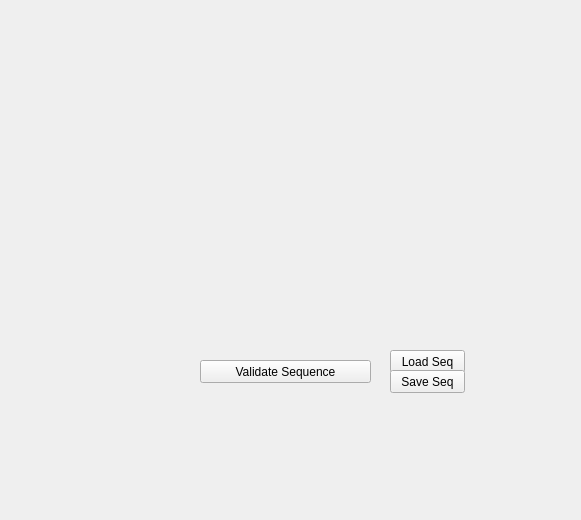
<?xml version="1.0" encoding="UTF-8"?>
<ui version="4.0">
 <class>Form</class>
 <widget class="QWidget" name="Form">
  <property name="geometry">
   <rect>
    <x>0</x>
    <y>0</y>
    <width>581</width>
    <height>520</height>
   </rect>
  </property>
  <property name="windowTitle">
   <string>Form</string>
  </property>
  <widget class="QWidget" name="sequence_menu" native="true">
   <property name="geometry">
    <rect>
     <x>9</x>
     <y>9</y>
     <width>561</width>
     <height>331</height>
    </rect>
   </property>
   <layout class="QFormLayout" name="formLayout"/>
  </widget>
  <widget class="QWidget" name="widget_2" native="true">
   <property name="geometry">
    <rect>
     <x>10</x>
     <y>340</y>
     <width>561</width>
     <height>61</height>
    </rect>
   </property>
   <widget class="QPushButton" name="validate_sequence_button">
    <property name="geometry">
     <rect>
      <x>190</x>
      <y>20</y>
      <width>171</width>
      <height>23</height>
     </rect>
    </property>
    <property name="text">
     <string>Validate Sequence</string>
    </property>
   </widget>
   <widget class="QPushButton" name="load_sequence_button">
    <property name="geometry">
     <rect>
      <x>380</x>
      <y>10</y>
      <width>75</width>
      <height>23</height>
     </rect>
    </property>
    <property name="text">
     <string>Load Seq</string>
    </property>
   </widget>
   <widget class="QPushButton" name="save_sequence_button">
    <property name="geometry">
     <rect>
      <x>380</x>
      <y>30</y>
      <width>75</width>
      <height>23</height>
     </rect>
    </property>
    <property name="text">
     <string>Save Seq</string>
    </property>
   </widget>
  </widget>
 </widget>
 <resources/>
 <connections/>
</ui>
